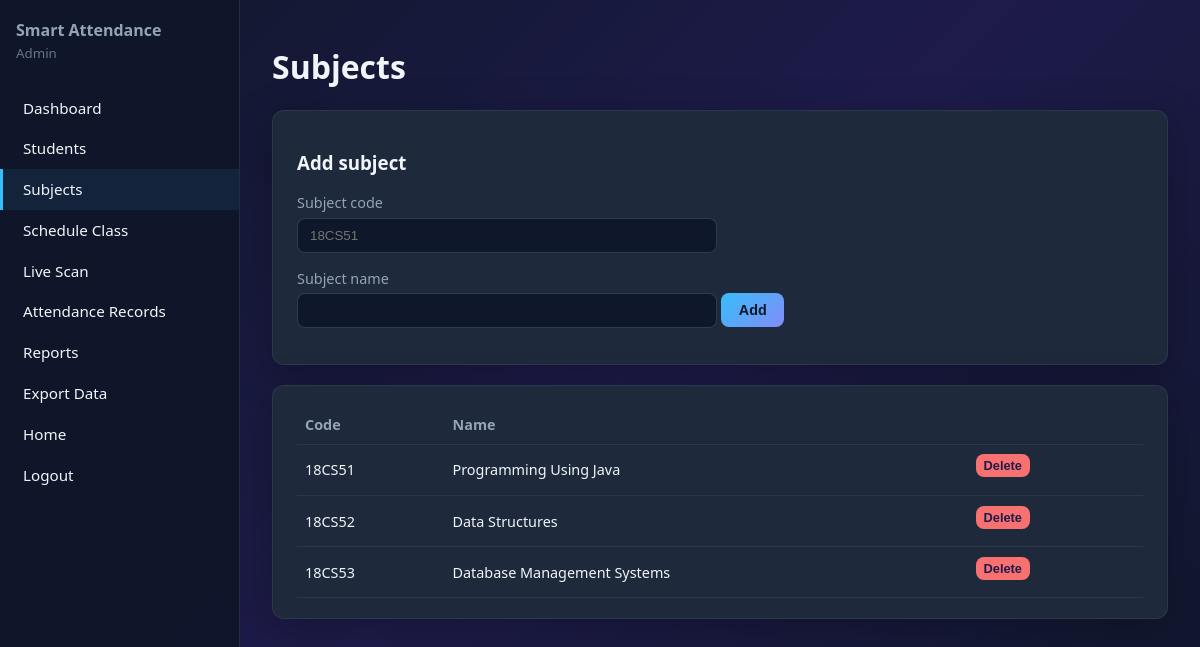
Screenshot of /admin/subjects (signed in) with the database file from the repository.
### tables this page shows
CREATE TABLE subjects (
            id INTEGER PRIMARY KEY AUTOINCREMENT,
            subject_code TEXT NOT NULL,
            subject_name TEXT NOT NULL
        );

### routes/admin.py (the view, shortened to what this page needs)
@admin_bp.route("/subjects", methods=["GET", "POST"])
@admin_required
def subjects():
    conn = get_db()
    rows = conn.execute("SELECT * FROM subjects ORDER BY subject_code").fetchall()
    conn.close()
    return render_template("admin/subjects.html", subjects=rows)

### models/db.py (called while the page is built)
def get_db():
    conn = sqlite3.connect(Config.DATABASE_PATH)
    conn.row_factory = sqlite3.Row
    conn.execute("PRAGMA foreign_keys = ON")
    return conn

### routes/auth.py (called while the page is built)
def admin_required(f):
    @wraps(f)
    def decorated(*args, **kwargs):
        if not session.get("admin_id"):
            return redirect(url_for("auth.admin_login"))
        return f(*args, **kwargs)
    return decorated

### templates/admin/subjects.html (shortened to what this page needs)
{% extends "base_admin.html" %}
{% block content %}
<h1>Subjects</h1>
<div class="card">
  <h3>Add subject</h3>
  <form method="post">
    <label>Subject code</label>
    <input type="text" name="subject_code" required placeholder="18CS51">
    <label>Subject name</label>
    <input type="text" name="subject_name" required>
    <button class="btn btn-primary" type="submit">Add</button>
  </form>
</div>
<div class="card">
  <table>
    <thead><tr><th>Code</th><th>Name</th><th></th></tr></thead>
    <tbody>
      {% for s in subjects %}
      <tr>
        <td>{{ s.subject_code }}</td>
        <td>{{ s.subject_name }}</td>
        <td>
          <form method="post" action="{{ url_for('admin.subjects_delete', sid=s.id) }}" style="display:inline" onsubmit="return confirm('Delete subject?');">
            <button type="submit" class="btn btn-danger" style="padding:0.25rem 0.5rem;font-size:0.8rem">Delete</button>
          </form>
        </td>
      </tr>
      {% endfor %}
    </tbody>
  </table>
</div>
{% endblock %}

### static/css/style.css (style rules this page uses)
:root { --bg: #0f172a; --panel: #1e293b; --accent: #38bdf8; --accent-2: #818cf8; --text: #f1f5f9; --muted: #94a3b8; --success: #4ade80; --warn: #fbbf24; --danger: #f87171; --radius: 12px; --font: "Segoe UI", system-ui, sans-serif; }
* { box-sizing: border-box; }
body { margin: 0; font-family: var(--font); background: linear-gradient(135deg, #0f172a 0%, #1e1b4b 50%, #0f172a 100%); color: var(--text); min-height: 100vh; }
.card { background: var(--panel); border-radius: var(--radius); padding: 1.25rem 1.5rem; margin-bottom: 1.25rem; border: 1px solid rgba(148, 163, 184, 0.12); box-shadow: 0 10px 40px rgba(0, 0, 0, 0.25); }
label { display: block; margin-bottom: 0.35rem; color: var(--muted); font-size: 0.9rem; }
input[type="text"], input[type="password"], input[type="number"], input[type="date"], input[type="time"], input[type="file"], select, textarea { width: 100%; max-width: 420px; padding: 0.55rem 0.75rem; border-radius: 8px; border: 1px solid rgba(148, 163, 184, 0.25); background: #0f172a; color: var(--text); margin-bottom: 1rem; }
.btn { display: inline-block; padding: 0.55rem 1.1rem; border-radius: 8px; border: none; cursor: pointer; font-weight: 600; font-size: 0.9rem; margin-right: 0.5rem; margin-bottom: 0.5rem; }
.btn-primary { background: linear-gradient(135deg, var(--accent), var(--accent-2)); color: #0f172a; }
.btn-danger { background: var(--danger); color: #1e1b4b; }
table { width: 100%; border-collapse: collapse; font-size: 0.9rem; }
th, td { padding: 0.6rem 0.5rem; text-align: left; border-bottom: 1px solid rgba(148, 163, 184, 0.12); }
th { color: var(--muted); font-weight: 600; }

### rows the page displays
subjects: subject_code "18CS51", subject_name "Programming Using Java"
subjects: subject_code "18CS52", subject_name "Data Structures"
subjects: subject_code "18CS53", subject_name "Database Management Systems"
